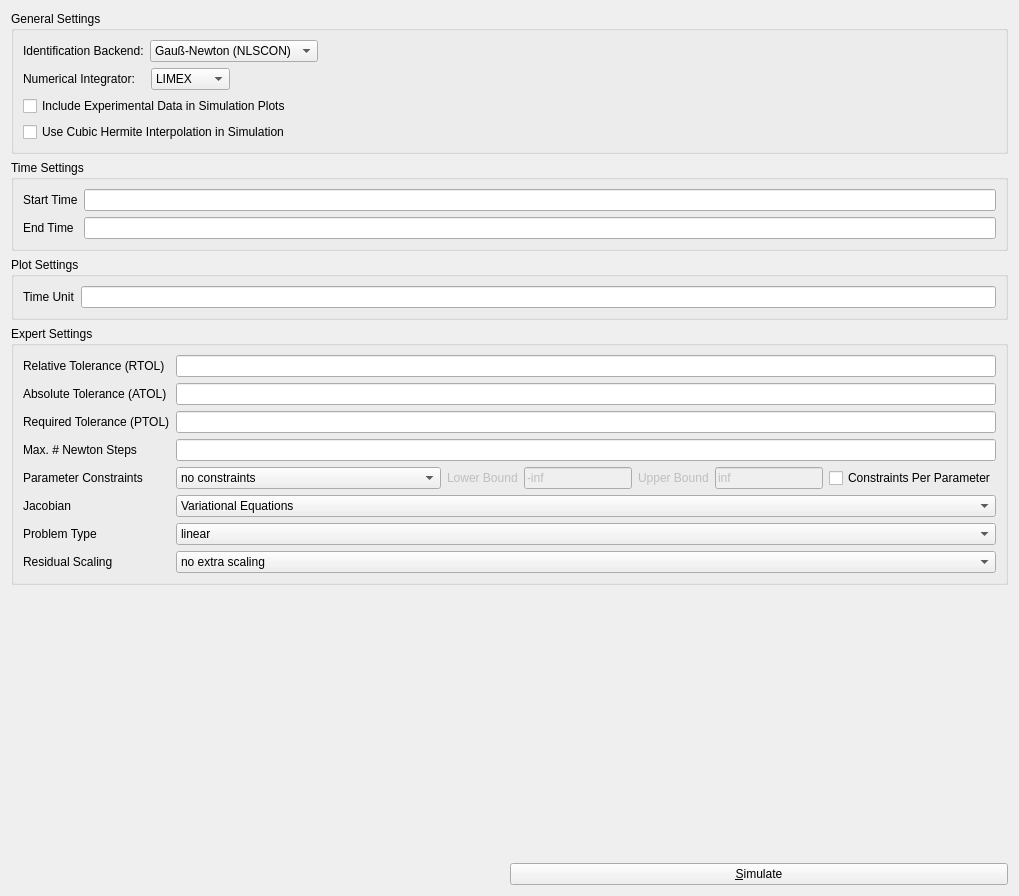
     <widget class="QWidget" name="tabSettings">
      <attribute name="title">
       <string>&amp;Settings</string>
      </attribute>
      <layout class="QVBoxLayout" name="verticalLayout_4">
       <item>
        <widget class="QGroupBox" name="groupBox">
         <property name="title">
          <string>General Settings</string>
         </property>
         <layout class="QVBoxLayout" name="verticalLayout_7">
          <item>
           <layout class="QHBoxLayout" name="horizontalLayout_2">
            <item>
             <widget class="QLabel" name="labelComputationBackend">
              <property name="toolTip">
               <string>Select the computation backend BioParkin uses for simulations, sensitivity calculations, etc. (FORTRAN code generation is available here for compatibility and debugging reasons.)</string>
              </property>
              <property name="statusTip">
               <string>Select the computation backend BioParkin uses for simulations, sensitivity calculations, etc. (FORTRAN code generation is available here for compatibility and debugging reasons.)</string>
              </property>
              <property name="text">
               <string>Identification Backend:</string>
              </property>
             </widget>
            </item>
            <item>
             <widget class="QComboBox" name="comboBoxBackendSelect">
              <item>
               <property name="text">
                <string>Gauß-Newton (NLSCON)</string>
               </property>
              </item>
              <item>
               <property name="text">
                <string>Gauß-Newton (PARKIN)</string>
               </property>
              </item>
             </widget>
            </item>
            <item>
             <spacer name="horizontalSpacer_2">
              <property name="orientation">
               <enum>Qt::Horizontal</enum>
              </property>
              <property name="sizeHint" stdset="0">
               <size>
                <width>40</width>
                <height>20</height>
               </size>
              </property>
             </spacer>
            </item>
           </layout>
          </item>
          <item>
           <layout class="QHBoxLayout" name="horizontalLayout_22">
            <item>
             <widget class="QLabel" name="labelIntegratorBackend">
              <property name="text">
               <string>Numerical Integrator:   </string>
              </property>
             </widget>
            </item>
            <item>
             <widget class="QComboBox" name="comboBoxIntegratorSelect">
              <item>
               <property name="text">
                <string>LIMEX</string>
               </property>
              </item>
              <item>
               <property name="text">
                <string>METAN1</string>
               </property>
              </item>
              <item>
               <property name="text">
                <string>DOP853</string>
               </property>
              </item>
             </widget>
            </item>
            <item>
             <spacer name="horizontalSpacer_11">
              <property name="orientation">
               <enum>Qt::Horizontal</enum>
              </property>
              <property name="sizeHint" stdset="0">
               <size>
                <width>40</width>
                <height>20</height>
               </size>
              </property>
             </spacer>
            </item>
           </layout>
          </item>
          <item>
           <widget class="QCheckBox" name="checkBoxPlotExpData">
            <property name="text">
             <string>Include Experimental Data in Simulation Plots</string>
            </property>
           </widget>
          </item>
          <item>
           <widget class="QCheckBox" name="checkBoxUseCubicHermite">
            <property name="text">
             <string>Use Cubic Hermite Interpolation in Simulation</string>
            </property>
           </widget>
          </item>
         </layout>
        </widget>
       </item>
       <item>
        <widget class="QGroupBox" name="groupBoxTimes">
         <property name="title">
          <string>Time Settings</string>
         </property>
         <layout class="QGridLayout" name="gridLayout">
          <item row="0" column="0">
           <widget class="QLabel" name="labelStartTime">
            <property name="text">
             <string>Start Time</string>
            </property>
           </widget>
          </item>
          <item row="0" column="1">
           <widget class="QLineEdit" name="lineEditStartTime">
            <property name="text">
             <string/>
            </property>
           </widget>
          </item>
          <item row="1" column="0">
           <widget class="QLabel" name="labelEndTime">
            <property name="text">
             <string>End Time</string>
            </property>
           </widget>
          </item>
          <item row="1" column="1">
           <widget class="QLineEdit" name="lineEditEndTime">
            <property name="text">
             <string/>
            </property>
           </widget>
          </item>
         </layout>
        </widget>
       </item>
       <item>
        <widget class="QGroupBox" name="groupBoxPlot">
         <property name="title">
          <string>Plot Settings</string>
         </property>
         <layout class="QHBoxLayout" name="horizontalLayout_20">
          <item>
           <layout class="QHBoxLayout" name="horizontalLayout_12">
            <item>
             <widget class="QLabel" name="labelTimeUnit">
              <property name="text">
               <string>Time Unit</string>
              </property>
             </widget>
            </item>
            <item>
             <widget class="QLineEdit" name="lineEditTimeUnit">
              <property name="text">
               <string/>
              </property>
             </widget>
            </item>
           </layout>
          </item>
         </layout>
        </widget>
       </item>
       <item>
        <widget class="QGroupBox" name="groupBoxTolerances">
         <property name="sizePolicy">
          <sizepolicy hsizetype="Preferred" vsizetype="Minimum">
           <horstretch>0</horstretch>
           <verstretch>0</verstretch>
          </sizepolicy>
         </property>
         <property name="title">
          <string>Expert Settings</string>
         </property>
         <property name="flat">
          <bool>false</bool>
         </property>
         <property name="checkable">
          <bool>false</bool>
         </property>
         <layout class="QGridLayout" name="gridLayout_2">
          <item row="0" column="0">
           <widget class="QLabel" name="labelRTOL">
            <property name="sizePolicy">
             <sizepolicy hsizetype="Preferred" vsizetype="Minimum">
              <horstretch>0</horstretch>
              <verstretch>0</verstretch>
             </sizepolicy>
            </property>
            <property name="toolTip">
             <string>Relative Tolerance used by the integrator</string>
            </property>
            <property name="statusTip">
             <string>Relative Tolerance used by the integrator</string>
            </property>
            <property name="whatsThis">
             <string>Relative Tolerance used by the integrator</string>
            </property>
            <property name="text">
             <string>Relative Tolerance (RTOL)</string>
            </property>
           </widget>
          </item>
          <item row="0" column="1">
           <widget class="QLineEdit" name="lineEditRTOL">
            <property name="text">
             <string/>
            </property>
           </widget>
          </item>
          <item row="1" column="0">
           <widget class="QLabel" name="labelATOL">
            <property name="sizePolicy">
             <sizepolicy hsizetype="Preferred" vsizetype="Minimum">
              <horstretch>0</horstretch>
              <verstretch>0</verstretch>
             </sizepolicy>
            </property>
            <property name="toolTip">
             <string>Absolute tolerance used by the integrator</string>
            </property>
            <property name="statusTip">
             <string>Absolute tolerance used by the integrator</string>
            </property>
            <property name="whatsThis">
             <string>Absolute tolerance used by the integrator</string>
            </property>
            <property name="text">
             <string>Absolute Tolerance (ATOL)</string>
            </property>
           </widget>
          </item>
          <item row="1" column="1">
           <widget class="QLineEdit" name="lineEditATOL">
            <property name="text">
             <string/>
            </property>
           </widget>
          </item>
          <item row="2" column="0">
           <widget class="QLabel" name="labelXTOL">
            <property name="toolTip">
             <string>Required tolerance for Gauß Newton</string>
            </property>
            <property name="statusTip">
             <string>Required tolerance for Gauß Newton</string>
            </property>
            <property name="whatsThis">
             <string>Required tolerance for Gauß Newton</string>
            </property>
            <property name="text">
             <string>Required Tolerance (PTOL)</string>
            </property>
           </widget>
          </item>
          <item row="2" column="1">
           <widget class="QLineEdit" name="lineEditXTOL"/>
          </item>
          <item row="3" column="0">
           <widget class="QLabel" name="labelMaxNumNewtonSteps">
            <property name="text">
             <string>Max. # Newton Steps</string>
            </property>
           </widget>
          </item>
          <item row="3" column="1">
           <widget class="QLineEdit" name="lineEditMaxNumNewtonSteps">
            <property name="text">
             <string/>
            </property>
           </widget>
          </item>
          <item row="4" column="0">
           <widget class="QLabel" name="labelLPOS">
            <property name="text">
             <string>Parameter Constraints</string>
            </property>
           </widget>
          </item>
          <item row="4" column="1">
           <layout class="QHBoxLayout" name="horizontalLayout_21">
            <item>
             <widget class="QComboBox" name="comboBoxParameterConstraintsSelect">
              <property name="enabled">
               <bool>true</bool>
              </property>
              <item>
               <property name="text">
                <string>no constraints</string>
               </property>
              </item>
              <item>
               <property name="text">
                <string>strictly positive (exponential transformation)</string>
               </property>
              </item>
              <item>
               <property name="text">
                <string>lower bound</string>
               </property>
              </item>
              <item>
               <property name="text">
                <string>upper bound</string>
               </property>
              </item>
              <item>
               <property name="text">
                <string>interval (combined lower and upper bound)</string>
               </property>
              </item>
             </widget>
            </item>
            <item>
             <widget class="QLabel" name="labelConstLowerBound">
              <property name="enabled">
               <bool>false</bool>
              </property>
              <property name="text">
               <string>Lower Bound</string>
              </property>
             </widget>
            </item>
            <item>
             <widget class="QLineEdit" name="lineEditConstLowerBound">
              <property name="enabled">
               <bool>false</bool>
              </property>
              <property name="text">
               <string>-inf</string>
              </property>
             </widget>
            </item>
            <item>
             <widget class="QLabel" name="labelConstUpperBound">
              <property name="enabled">
               <bool>false</bool>
              </property>
              <property name="text">
               <string>Upper Bound</string>
              </property>
             </widget>
            </item>
            <item>
             <widget class="QLineEdit" name="lineEditConstUpperBound">
              <property name="enabled">
               <bool>false</bool>
              </property>
              <property name="text">
               <string>inf</string>
              </property>
             </widget>
            </item>
            <item>
             <widget class="QCheckBox" name="checkBoxParameterConstraintsPerParam">
              <property name="text">
               <string>Constraints Per Parameter</string>
              </property>
             </widget>
            </item>
           </layout>
          </item>
          <item row="5" column="0">
           <widget class="QLabel" name="labelJACGEN">
            <property name="text">
             <string>Jacobian</string>
            </property>
           </widget>
          </item>
          <item row="5" column="1">
           <widget class="QComboBox" name="comboBoxJacobianSelect">
            <item>
             <property name="text">
              <string>Variational Equations</string>
             </property>
            </item>
            <item>
             <property name="text">
              <string>Numerical Differentiation</string>
             </property>
            </item>
            <item>
             <property name="text">
              <string>Numerical Diff. with Feedback</string>
             </property>
            </item>
           </widget>
          </item>
          <item row="6" column="0">
           <widget class="QLabel" name="labelNONLIN">
            <property name="text">
             <string>Problem Type</string>
            </property>
           </widget>
          </item>
          <item row="6" column="1">
           <widget class="QComboBox" name="comboBoxProblemTypeSelect">
            <item>
             <property name="text">
              <string>linear</string>
             </property>
            </item>
            <item>
             <property name="text">
              <string>mildly nonlinear</string>
             </property>
            </item>
            <item>
             <property name="text">
              <string>highly nonlinear</string>
             </property>
            </item>
            <item>
             <property name="text">
              <string>extremely nonlinear</string>
             </property>
            </item>
           </widget>
          </item>
          <item row="7" column="0">
           <widget class="QLabel" name="labelRSCAL">
            <property name="text">
             <string>Residual Scaling</string>
            </property>
           </widget>
          </item>
          <item row="7" column="1">
           <widget class="QComboBox" name="comboBoxResidualScalingSelect">
            <item>
             <property name="text">
              <string>no extra scaling</string>
             </property>
            </item>
            <item>
             <property name="text">
              <string>relative scaling (w.r.t. upper/lower machine bound)</string>
             </property>
            </item>
            <item>
             <property name="text">
              <string>absolute scaling (w.r.t. upper/lower machine bound)</string>
             </property>
            </item>
           </widget>
          </item>
         </layout>
        </widget>
       </item>
       <item>
        <spacer name="verticalSpacer_2">
         <property name="orientation">
          <enum>Qt::Vertical</enum>
         </property>
         <property name="sizeHint" stdset="0">
          <size>
           <width>20</width>
           <height>272</height>
          </size>
         </property>
        </spacer>
       </item>
       <item>
        <layout class="QHBoxLayout" name="horizontalLayout_11">
         <item>
          <spacer name="horizontalSpacer_6">
           <property name="orientation">
            <enum>Qt::Horizontal</enum>
           </property>
           <property name="sizeHint" stdset="0">
            <size>
             <width>40</width>
             <height>20</height>
            </size>
           </property>
          </spacer>
         </item>
         <item>
          <widget class="QPushButton" name="simulateButtonSettings">
           <property name="sizePolicy">
            <sizepolicy hsizetype="Expanding" vsizetype="Fixed">
             <horstretch>0</horstretch>
             <verstretch>0</verstretch>
            </sizepolicy>
           </property>
           <property name="text">
            <string>&amp;Simulate</string>
           </property>
          </widget>
         </item>
        </layout>
       </item>
      </layout>
     </widget>
